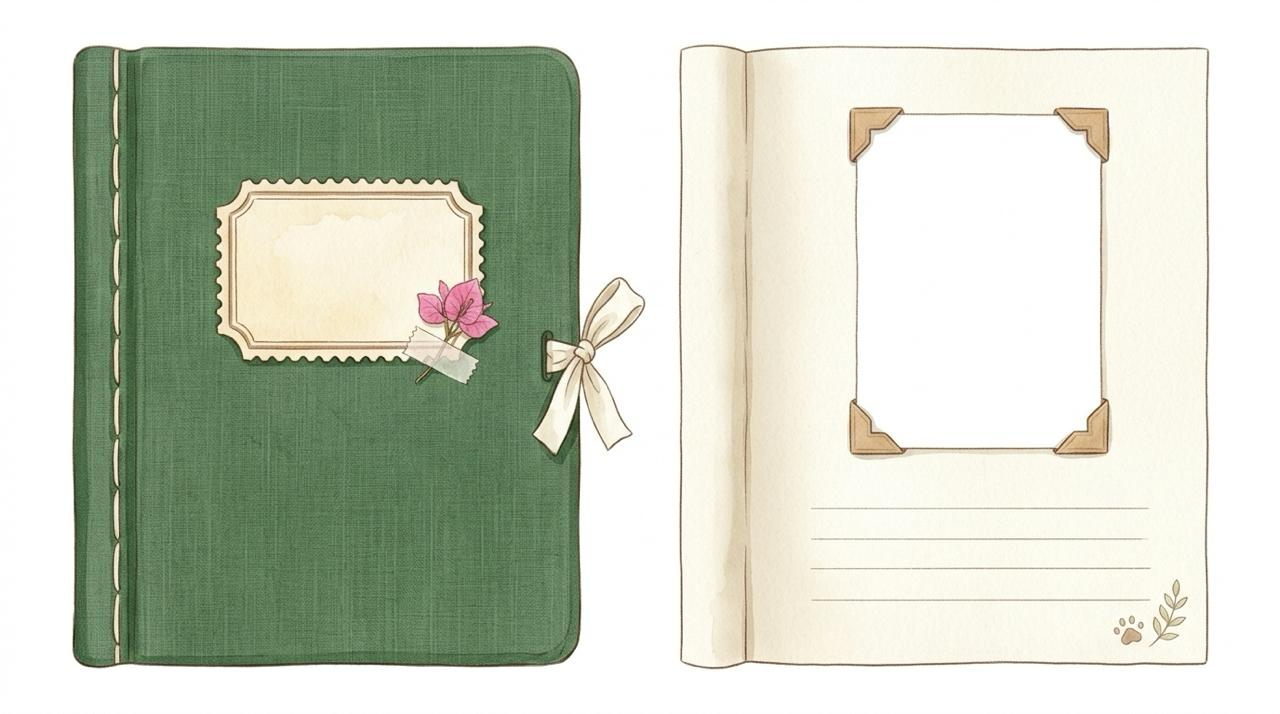
#> input picture src/vi_1127/album2.jpg, 1280 x 714 px, found by its file name
$ python cut_album2.py
#> lines starting #> are read from the running program, lines starting #| are printed output that depends on the picture; after the words box and inside, x2 and y2 are one past the last pixel; in counts of white or black regions, pixels touching at a corner belong together
# Vi 27/11 (src/vi_1127/album2.jpg): second year-end album -- green linen cover (stamp label, bougainvillea, ribbon tie) and
# an inner page with ONE photo slot (4 paper corners) and 4 writing lines. Outputs album_cover3, album_page3 (corners
# removed, slot left as paper-white) and album_corners3 (the 4 corners alone, drawn over the photo).
# Prints slot/lines rectangles in output-image pixels for src/album.js.
import sys
import cv2, numpy as np
G = sys.argv[1] if len(sys.argv) > 1 else '.'
im = cv2.imread(f'{G}/src/vi_1127/album2.jpg')
#> im is the input picture: shape (714, 1280, 3); mean B, G, R 194.5, 210.1, 204
g = cv2.cvtColor(im, cv2.COLOR_BGR2GRAY); hsv = cv2.cvtColor(im, cv2.COLOR_BGR2HSV)
#> after `hsv = cv2.cvtColor(im, cv2.COLOR_BGR2HSV)`: hsv: shape (714, 1280, 3); mean H, S, V 27.2, 29.3, 212.2
FG = ((g < 238) | (hsv[..., 1] > 14)).astype(np.uint8) * 255
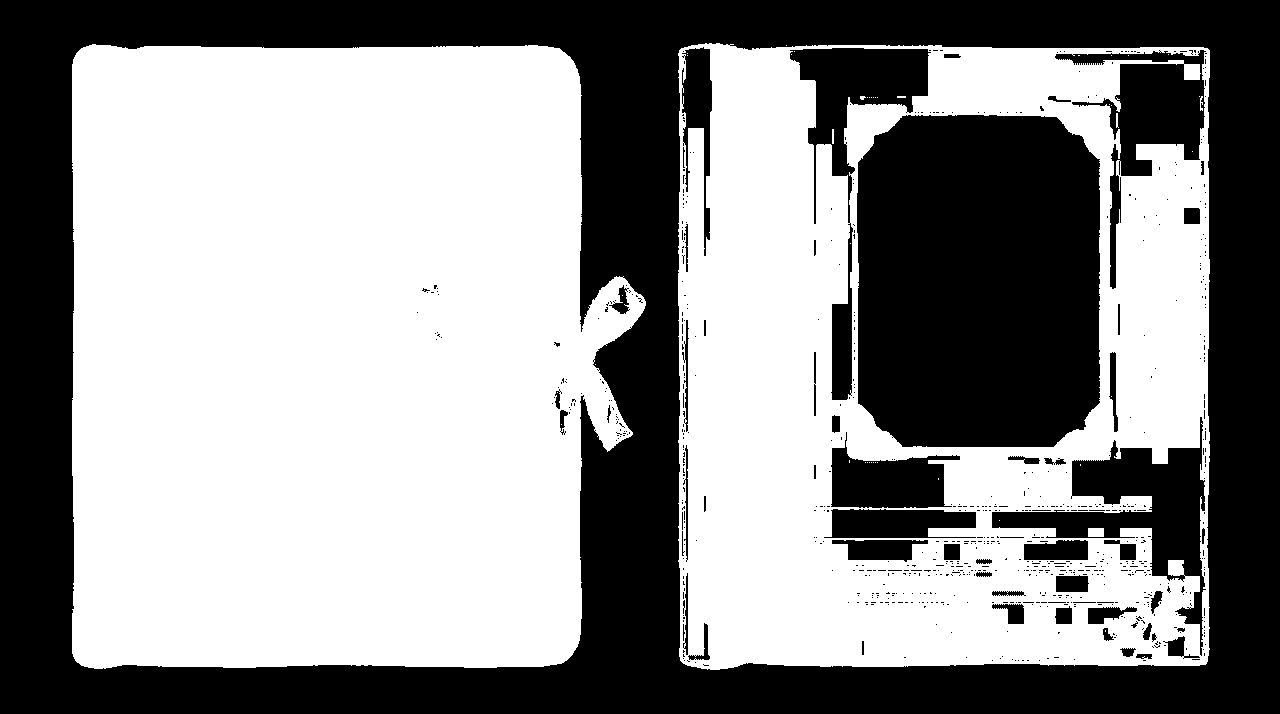
#> FG: shape (714, 1280); 56.3% white; 760 black regions (704 under 20 px), largest, box (x1, y1, x2, y2) and area: (0, 0, 1280, 714) 266315, (857, 115, 1100, 447) 76172, (992, 417, 1206, 656) 13115
def cut(box):
#> called with box = (40, 20, 660, 690)
    x0, y0, x1, y1 = box
    m = cv2.morphologyEx(FG[y0:y1, x0:x1], cv2.MORPH_CLOSE, np.ones((9, 9), np.uint8))
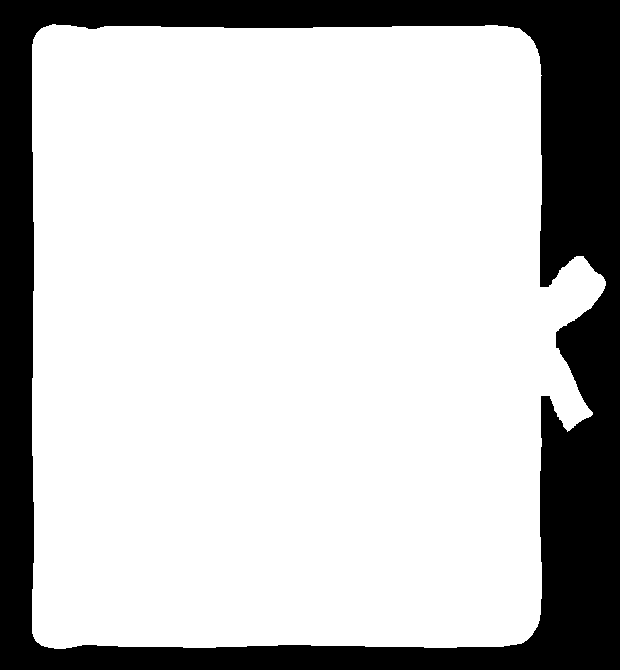
#> m: shape (670, 620); 77.1% white; 1 black region
    cnts, _ = cv2.findContours(m, cv2.RETR_EXTERNAL, cv2.CHAIN_APPROX_SIMPLE)
#> cnts = 1 contour; box (x1, y1, x2, y2) and area: (32, 24, 606, 649) 318900
    big = max(cv2.contourArea(c) for c in cnts)
#> big = 318900.5
    keep = np.zeros_like(m); cv2.drawContours(keep, [c for c in cnts if cv2.contourArea(c) > big * 0.002], -1, 255, -1)
    m = cv2.GaussianBlur(keep, (3, 3), 0)
    out = cv2.cvtColor(im[y0:y1, x0:x1], cv2.COLOR_BGR2BGRA); out[..., 3] = m
    ys, xs = np.where(m > 20)
    return out[ys.min():ys.max() + 1, xs.min():xs.max() + 1], x0 + xs.min(), y0 + ys.min()
cover, _, _ = cut((40, 20, 660, 690)); cv2.imwrite(f'{G}/assets/album_cover3.png', cover); print('cover', cover.shape[1], cover.shape[0])
page, ox, oy = cut((660, 20, 1240, 690))
#> call 2 of cut, with box = (660, 20, 1240, 690)
#> in cut (call 2), `m = cv2.morphologyEx(FG[y0:y1, x0:x1], cv2.MORPH_CLOSE, np.ones((9, 9)..`:
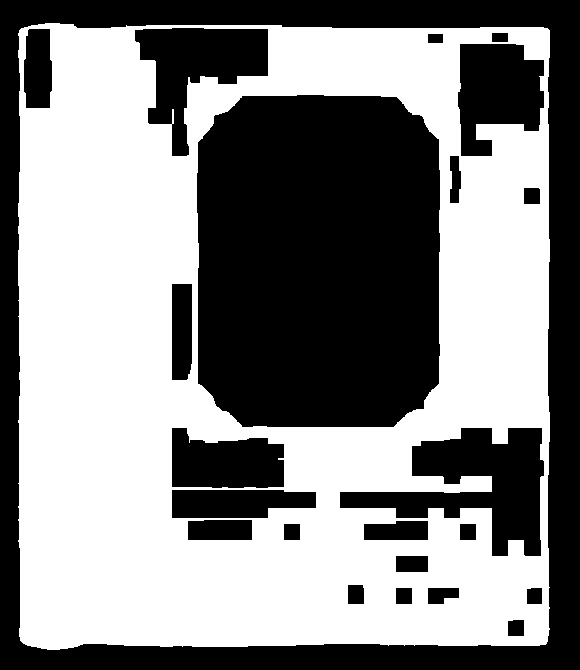
#> m: shape (670, 580); 53% white; 23 black regions
#> in cut (call 2), `cnts, _ = cv2.findContours(m, cv2.RETR_EXTERNAL, cv2.CHAIN_APPROX_SIMP..`: cnts = 1 contour; box (x1, y1, x2, y2) and area: (18, 23, 550, 650) 326846
#> in cut (call 2), `big = max(cv2.contourArea(c) for c in cnts)`: big = 326846
#> in cut (call 2), `cv2.drawContours(keep, [c for c in cnts if cv2.contourArea(c) > big * `: keep: shape (670, 580); 84.4% white; 1 black region, box (x1, y1, x2, y2) and area: (0, 0, 580, 670) 60612
#> in cut (call 2), `out[..., 3] = m`:
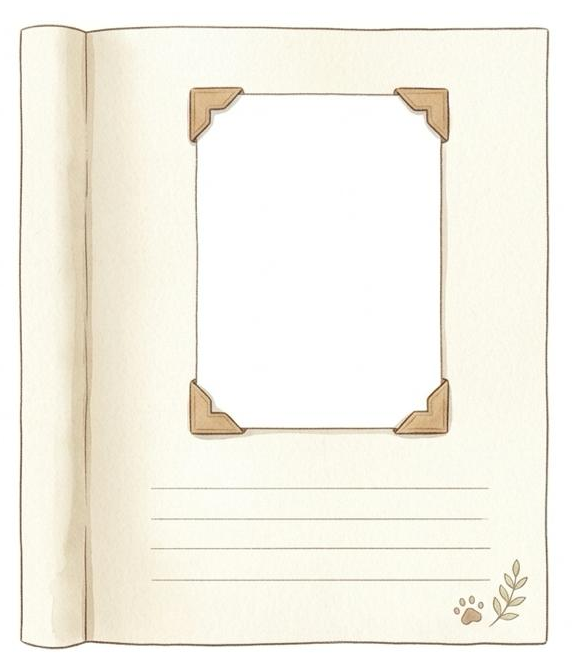
#> out: shape (670, 580, 4); mean B, G, R, A 233.5, 243.9, 246.7, 215.2
#> ox = 677; oy = 42
# photo slot: the white area inside the corners (searched in a window of the source picture around it)
sub = (g[90:470, 830:1130] > 246).astype(np.uint8) * 255
#> sub: shape (380, 300); 86.3% white; 305 black regions (290 under 20 px), largest, box (x1, y1, x2, y2) and area: (16, 0, 284, 371) 13966, (286, 288, 296, 308) 78, (151, 366, 156, 380) 48
n, lab, st, _ = cv2.connectedComponentsWithStats(sub); i = 1 + np.argmax(st[1:, 4])
#> after `n, lab, st, _ = cv2.connectedComponentsWithStats(sub)`:
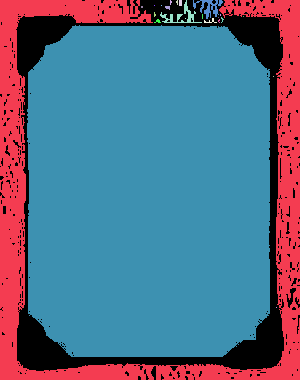
#> lab: shape (380, 300) int32; 24 distinct labels, from 0 to 23; one colour per label, 0 black
#> after `n, lab, st, _ = cv2.connectedComponentsWithStats(sub)`: n = 24; st = 24 rows, first 6: [0, 0, 300, 380, 15603], [0, 0, 300, 380, 21663], [170, 0, 2, 5, 7], [176, 0, 2, 5, 7], [179, 0, 3, 6, 18], [160, 0, 42, 23, 229]
#> after `i = 1 + np.argmax(st[1:, 4])`: i = 21
x, y, w, h = st[i][0] + 830 - ox, st[i][1] + 90 - oy, st[i][2], st[i][3]; print('origin', ox, oy, 'slot', x, y, w, h)
#> after `x, y, w, h = (st[i][0] + 830 - ox, st[i][1] + 90 - oy, st[i][2], st[i]`: x = 180; y = 73; w = 243; h = 332
#| origin 677 42 slot 180 73 243 332
# the corners: brown/tan, saturated, around the slot
hs = hsv[oy:oy + page.shape[0], ox:ox + page.shape[1]]
#> hs: shape (629, 534, 3); mean H, S, V 21.2, 16.7, 245.5
brown = ((hs[..., 1] > 55) & (hs[..., 0] > 5) & (hs[..., 0] < 30)).astype(np.uint8)
#> brown: shape (629, 534); values 0 (black) and 1 (white), 2.6% white; 76 white regions (63 under 20 px), largest, box (x1, y1, x2, y2) and area: (373, 356, 432, 413) 1645, (172, 357, 234, 413) 1627, (377, 65, 433, 122) 1609
zone = np.zeros_like(brown); zone[max(0, y - 30):y + h + 30, max(0, x - 30):x + w + 30] = 1
cm = cv2.dilate(brown * zone, np.ones((5, 5), np.uint8)); cm = cv2.morphologyEx(cm, cv2.MORPH_CLOSE, np.ones((7, 7), np.uint8))
#> after `cm = cv2.dilate(brown * zone, np.ones((5, 5), np.uint8))`: cm: shape (629, 534); values 0 (black) and 1 (white), 2.7% white; 8 white regions, largest, box (x1, y1, x2, y2) and area: (170, 355, 350, 415) 2691, (371, 351, 434, 415) 2143, (375, 63, 435, 128) 2098
#> after `cm = cv2.morphologyEx(cm, cv2.MORPH_CLOSE, np.ones((7, 7), np.uint8))`: cm: shape (629, 534); values 0 (black) and 1 (white), 2.7% white; 6 white regions, box (x1, y1, x2, y2) and area: (170, 355, 358, 415) 2731, (371, 351, 434, 415) 2143, (375, 63, 435, 128) 2098, (170, 63, 229, 122) 2031, (422, 180, 427, 192) 60, (422, 243, 427, 248) 25
n, lab, st, _ = cv2.connectedComponentsWithStats(cm); cm = np.isin(lab, [j for j in range(1, n) if st[j, 4] > 800]).astype(np.uint8)   # drop thin border lines
#> after `n, lab, st, _ = cv2.connectedComponentsWithStats(cm)`:
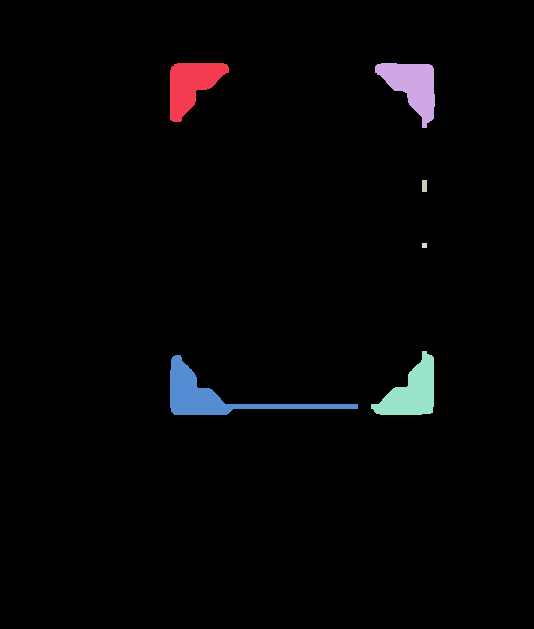
#> lab: shape (629, 534) int32; 7 distinct labels, from 0 to 6; one colour per label, 0 black
#> after `n, lab, st, _ = cv2.connectedComponentsWithStats(cm)`: n = 7; st = [[0, 0, 534, 629, 326798], [170, 63, 59, 59, 2031], [375, 63, 60, 65, 2098], [422, 180, 5, 12, 60], [422, 243, 5, 5, 25], [371, 351, 63, 64, 2143], [170, 355, 188, 60, 2731]]
#> after `cm = np.isin(lab, [j for j in range(1, n) if st[j, 4] > 800]).astype(n`: cm: shape (629, 534); values 0 (black) and 1 (white), 2.7% white; 4 white regions, box (x1, y1, x2, y2) and area: (170, 355, 358, 415) 2731, (371, 351, 434, 415) 2143, (375, 63, 435, 128) 2098, (170, 63, 229, 122) 2031
corners = page.copy(); corners[..., 3] = np.where(cm > 0, page[..., 3], 0)
cv2.imwrite(f'{G}/assets/album_corners3.png', corners)
cv2.imwrite(f'{G}/assets/album_page3.png', page); print('page', page.shape[1], page.shape[0])
#| page 534 629
# the writing lines: rows below the slot that are darker over most of the line width
gp = g[oy:oy + page.shape[0], ox:ox + page.shape[1]].astype(int)
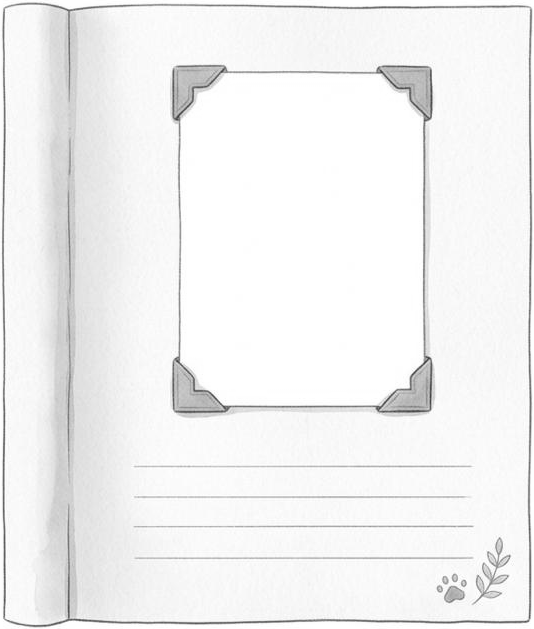
#> gp: shape (629, 534) int64; min 61, max 255, mean 241.7
rows = [r for r in range(y + h + 20, page.shape[0] - 10) if (gp[r, x - 30:x + w + 30] < 215).mean() > 0.5]
#> rows = [466, 496, 497, 526, 557, 558]
print('lines', rows)
#| lines [466, 496, 497, 526, 557, 558]

$ run again, with src/vi_1127/album_pages.jpg copied over src/vi_1127/album2.jpg
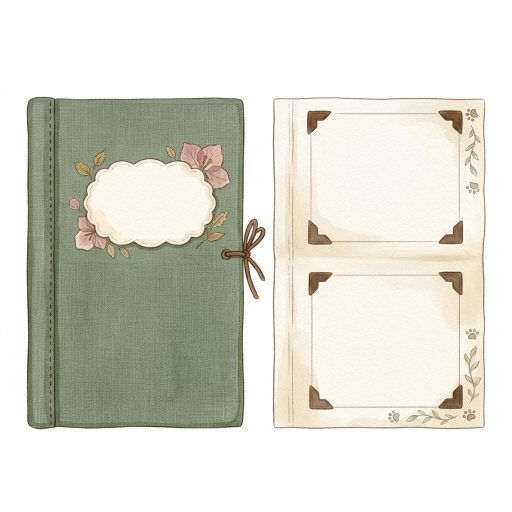
#> input picture src/vi_1127/album_pages.jpg, 1024 x 1024 px, found by its file name (shown at 1/2 size)
#> im is the input picture: shape (1024, 1024, 3); mean B, G, R 210.1, 220.9, 220.6
#> hsv: shape (1024, 1024, 3); mean H, S, V 18.2, 19.6, 223.3
#> FG: shape (1024, 1024); 41.6% white; 1551 white regions (1502 under 20 px), largest, box (x1, y1, x2, y2) and area: (53, 192, 533, 859) 269804, (544, 193, 972, 859) 156127, (670, 606, 724, 673) 1358
#> cnts = 3 contours; box (x1, y1, x2, y2) and area: (13, 172, 493, 670) 217386, (504, 173, 620, 670) 52062, (609, 308, 620, 317) 24
#> big = 217385.5
#> keep: shape (670, 620); 65.3% white; 7 black regions, largest, box (x1, y1, x2, y2) and area: (0, 0, 620, 670) 140367, (583, 250, 620, 331) 2234, (595, 334, 620, 364) 550
#> cnts = 41 contours, 37 with area under 20; largest, box (x1, y1, x2, y2) and area: (0, 173, 312, 670) 107462, (160, 366, 196, 405) 357, (6, 254, 18, 268) 23, (116, 382, 124, 388) 20
#> keep: shape (670, 364); 45% white; 2 white regions, box (x1, y1, x2, y2) and area: (0, 173, 312, 670) 109348, (160, 366, 196, 405) 432
#> out: shape (670, 364, 4)
#> ox = 660; oy = 192
#> sub: shape (380, 194); 63.5% white; 137 black regions (102 under 20 px), largest, box (x1, y1, x2, y2) and area: (0, 104, 143, 380) 23081, (0, 286, 58, 339) 724, (0, 241, 49, 272) 462
#> `n, lab, st, _ = cv2.connectedComponentsWithStats(sub)`: n = 256; st = 256 rows, first 6: [0, 103, 143, 277, 26920], [0, 0, 194, 380, 35212], [0, 109, 1, 1, 1], [2, 109, 2, 1, 2], [6, 109, 3, 1, 3], [10, 109, 1, 1, 1]
#> i = 1
#> x = 170; y = -102; w = 194; h = 380
#| origin 660 192 slot 170 -102 194 380
#> hs: shape (498, 313, 3); mean H, S, V 22.9, 22, 242
#> brown: shape (498, 313); values 0 (black) and 1 (white), 3.1% white; 68 white regions (53 under 20 px), largest, box (x1, y1, x2, y2) and area: (216, 28, 265, 77) 1309, (218, 351, 265, 402) 1298, (218, 249, 266, 296) 1243
#> `n, lab, st, _ = cv2.connectedComponentsWithStats(cm)`:
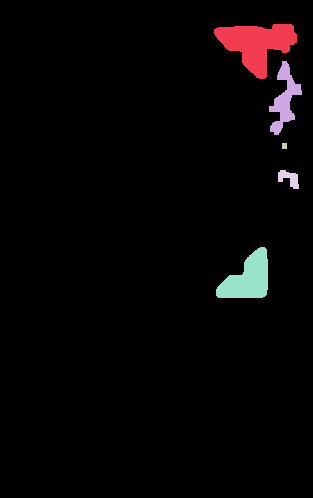
#> lab: shape (498, 313) int32; 6 distinct labels, from 0 to 5; one colour per label, 0 black
#> `n, lab, st, _ = cv2.connectedComponentsWithStats(cm)`: n = 6; st = [[0, 0, 313, 498, 150560], [214, 24, 83, 55, 2433], [269, 61, 33, 74, 984], [282, 143, 5, 6, 30], [278, 170, 21, 19, 228], [216, 247, 52, 51, 1639]]
#| page 313 498
#> `gp = g[oy:oy + page.shape[0], ox:ox + page.shape[1]].astype(int)`:
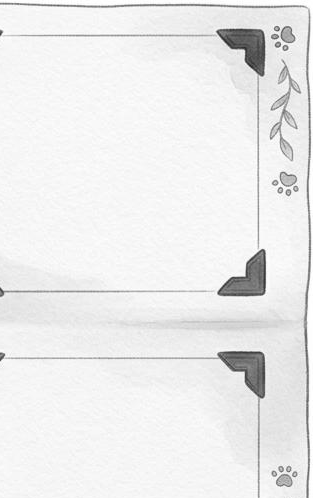
#> gp: shape (498, 313) int64; min 35, max 255, mean 236.4
#> rows = [321, 322, 357, 358]
#| lines [321, 322, 357, 358]

$ run again, with src/vi_1127/alley_new_a.jpg copied over src/vi_1127/album2.jpg
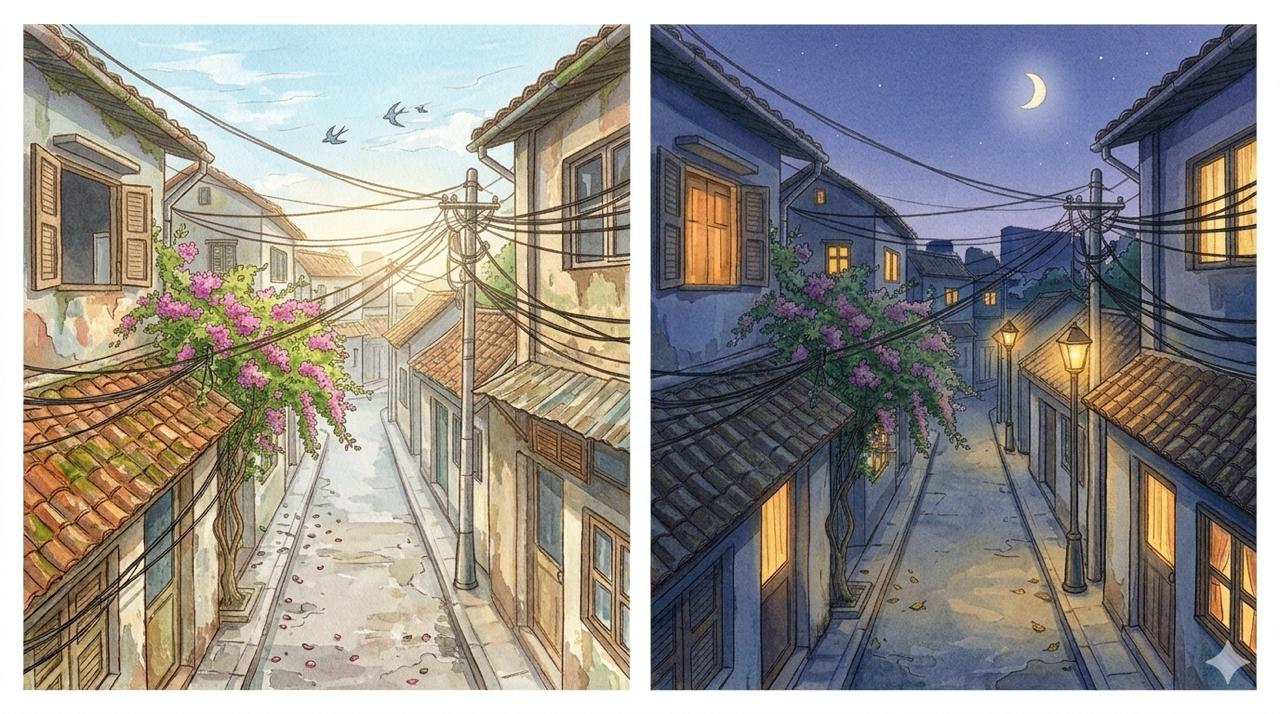
#> input picture src/vi_1127/alley_new_a.jpg, 1280 x 714 px, found by its file name
#> im is the input picture: shape (714, 1280, 3); mean B, G, R 139.3, 143.8, 148.1
#> hsv: shape (714, 1280, 3); mean H, S, V 58.3, 63.3, 161
#> FG: shape (714, 1280); 87.7% white; 350 black regions (317 under 20 px), largest, box (x1, y1, x2, y2) and area: (0, 0, 1280, 714) 103390, (336, 156, 456, 191) 1957, (371, 112, 483, 161) 1900
#> cnts = 2 contours; box (x1, y1, x2, y2) and area: (0, 0, 592, 670) 394678, (610, 0, 620, 670) 6021
#> big = 394678.5
#> keep: shape (670, 620); 96.9% white; 1 black region, box (x1, y1, x2, y2) and area: (590, 0, 610, 670) 12762
#> in cut, `out[..., 3] = m`:
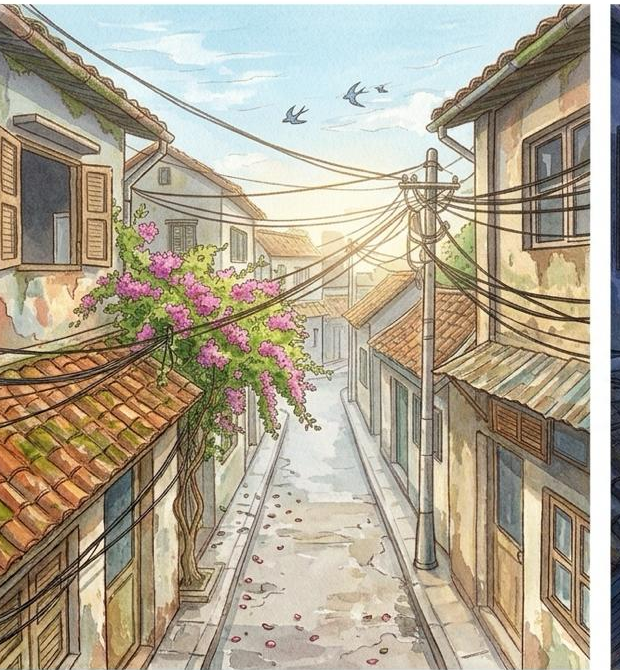
#> out: shape (670, 620, 4); mean B, G, R, A 147.5, 167.5, 176.9, 247.2
#> out: shape (670, 580, 4)
#> ox = 660; oy = 20
#> sub: shape (380, 300); 0% white in thin lines or dots, all inside (x1, y1, x2, y2) = (205, 1, 215, 9)
#> `n, lab, st, _ = cv2.connectedComponentsWithStats(sub)`: n = 5; st = [[0, 0, 300, 380, 113995], [206, 1, 1, 1, 1], [214, 1, 1, 1, 1], [205, 4, 1, 2, 2], [210, 8, 1, 1, 1]]
#> i = 3
#> x = 375; y = 74; w = 1; h = 2
#| origin 660 20 slot 375 74 1 2
#> hs: shape (670, 580, 3); mean H, S, V 89.9, 76.1, 119
#> brown: shape (670, 580); values 0 (black) and 1 (white), 14.3% white; 213 white regions (178 under 20 px), largest, box (x1, y1, x2, y2) and area: (289, 278, 548, 619) 27048, (20, 144, 83, 267) 6701, (528, 124, 580, 244) 4191
#> cm: shape (670, 580); every value is 0
#> `n, lab, st, _ = cv2.connectedComponentsWithStats(cm)`: n = 1; st = [[0, 0, 580, 670, 388600]]
#| page 580 670
#> `gp = g[oy:oy + page.shape[0], ox:ox + page.shape[1]].astype(int)`:
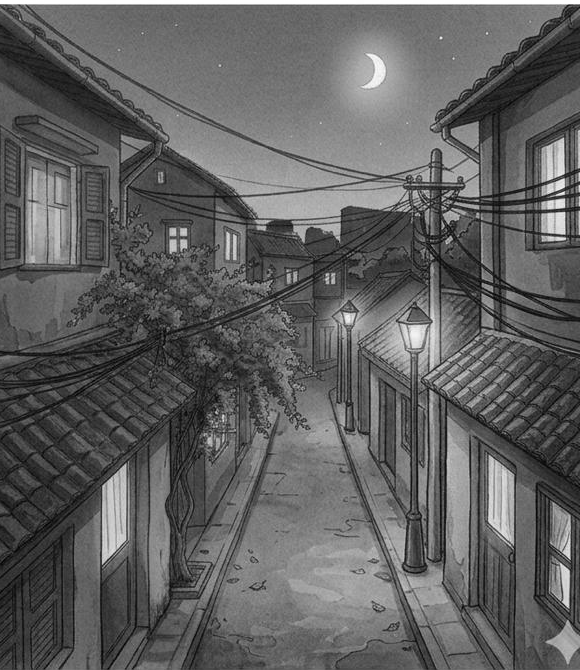
#> gp: shape (670, 580) int64; min 0, max 255, mean 96.5
#> rows = 564 values from 96 to 659
#> (printed output is left out)
